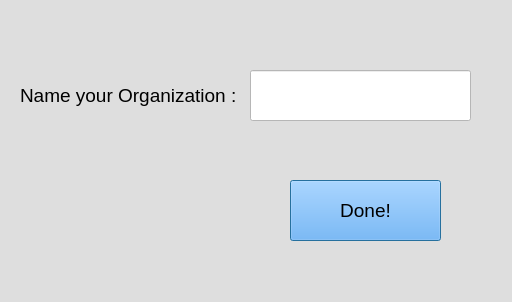
<?xml version="1.0" encoding="UTF-8"?>
<ui version="4.0">
 <class>editorganwindow</class>
 <widget class="QDialog" name="editorganwindow">
  <property name="geometry">
   <rect>
    <x>0</x>
    <y>0</y>
    <width>512</width>
    <height>302</height>
   </rect>
  </property>
  <property name="windowTitle">
   <string>Dialog</string>
  </property>
  <property name="styleSheet">
   <string notr="true">background-color: rgb(222, 222, 222);</string>
  </property>
  <widget class="QLineEdit" name="lineEdit">
   <property name="geometry">
    <rect>
     <x>250</x>
     <y>70</y>
     <width>221</width>
     <height>51</height>
    </rect>
   </property>
   <property name="font">
    <font>
     <pointsize>14</pointsize>
    </font>
   </property>
   <property name="styleSheet">
    <string notr="true">background-color: rgb(255, 255, 255);</string>
   </property>
  </widget>
  <widget class="QLabel" name="label">
   <property name="geometry">
    <rect>
     <x>20</x>
     <y>70</y>
     <width>221</width>
     <height>51</height>
    </rect>
   </property>
   <property name="font">
    <font>
     <pointsize>14</pointsize>
    </font>
   </property>
   <property name="styleSheet">
    <string notr="true">color: rgb(0, 0, 0);</string>
   </property>
   <property name="text">
    <string>Name your Organization :</string>
   </property>
  </widget>
  <widget class="QPushButton" name="pushButton">
   <property name="geometry">
    <rect>
     <x>290</x>
     <y>180</y>
     <width>151</width>
     <height>61</height>
    </rect>
   </property>
   <property name="font">
    <font>
     <pointsize>14</pointsize>
    </font>
   </property>
   <property name="cursor">
    <cursorShape>PointingHandCursor</cursorShape>
   </property>
   <property name="styleSheet">
    <string notr="true">background-color: rgb(85, 170, 255);
color: rgb(0, 0, 0);</string>
   </property>
   <property name="text">
    <string>Done!</string>
   </property>
  </widget>
 </widget>
 <resources/>
 <connections/>
</ui>
